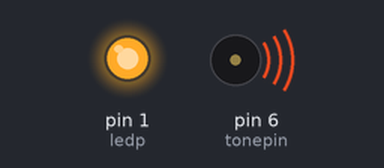
Recording of a sketch running on a simulated Arduino Uno, built with avr-gcc and run on an emulated ATmega328P. On the bench: output pins drawn as LEDs (lit = HIGH), buzzer (waves = sounding).

Above: at 0.1 s.
Timing chart, 0 to 40.0 s (numbered marks = the images above):
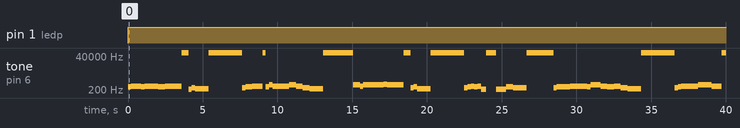

Measured:
- by itself, pin 1 (ledp): LOW → HIGH at 0.00 s
- by itself, tone on pin 6 (tonepin): plays 330 Hz for 0.23 s, 350 Hz for 0.68 s, 330 Hz for 0.23 s, 350 Hz for 0.90 s, 330 Hz for 0.45 s, 350 Hz for 1.1 s … (61 notes in this stretch)

The sketch:

piano.ino
```cpp
#define NTD0 -1
#define NTD1 294
#define NTD2 330
#define NTD3 350
#define NTD4 393
#define NTD5 441
#define NTD6 495
#define NTD7 556

#define NTDL1 147
#define NTDL2 165
#define NTDL3 175
#define NTDL4 196
#define NTDL5 221
#define NTDL6 248
#define NTDL7 278

#define NTDH1 589
#define NTDH2 661
#define NTDH3 700
#define NTDH4 786
#define NTDH5 882
#define NTDH6 990
#define NTDH7 112
//c pinlv
#define WHOLE 1
#define HALF 0.5
#define QUARTER 0.25
#define EIGHTH 0.25
#define SIXTEENTH 0.625

int tune[]=
{
  NTD2,NTD3,
  // wo zai

  NTD2,NTD3,NTD3,NTD2,NTD2,NTD3,NTD0,NTDL5,NTD1,
  // we huan lu de li bian xiang zhe

  NTDL6,NTD0,NTD0,NTD0,NTD1,NTD2,
  // ni  ni zai

  NTD2,NTD3,NTD0,NTD2,NTD5,NTD3,NTD5,NTD3,NTD1,
  // yuan fang de shan shang chun feng shi

  NTDL6,NTD0,NTD0,NTD0,NTD5,NTD5,NTD3,
  //li  jin tian de

  NTD5,NTD5,NTD6,NTD5,NTD0,NTD1,NTD2,
  // feng cui xiang ni  xiale

  NTDL6,NTD0,NTD0,NTD0,NTD1,NTD2,
  //yu wo shuo

  NTD3,NTD2,NTD3,NTDL5,NTD0,NTDL5,NTDL5,NTD2,
  //suo you de jiu dou bu ru

  NTD1,NTD0,NTD0,NTD1,NTD2,
  // ni wo zai

  NTD2,NTD3,NTD3,NTD3,NTD2,NTD5,NTD5,NTD3,NTD3,NTD2,NTD3,NTD1,
  //gu lou de ye se zhong wei ni chang hua xiang zi

  NTDL6,NTD0,NTD0,NTD0,NTD1,NTD2,
  //lai zai bie

  NTD3,NTD3,NTD5,NTD5,NTD3,NTD0,NTDL5,NTD1,
  //chu chen mo xiang yu he qi

  NTDL6,NTD0,NTD0,NTD0,NTD5,NTD5,NTD3,
  //dai fei ji fei

  NTD5,NTD5,NTD3,NTD3,NTD5,NTD0,NTDL5,NTD1,
  //guo che shui ma long de cheng

  NTDL6,NTD0,NTD0,NTD0,NTD1,NTD2,
  //shi qian li

  NTD3,NTDL5,NTD0,NTDL5,NTD2,
  //zhi wai bu li

  NTD1,NTD0,NTD0,NTD3,NTD3,NTD3,NTD5,
  //kai   ba suo you de

  NTD6,NTD6,NTD5,NTD6,NTDH1,NTDH1,NTDH1,NTD7,NTD3,
  // chun tian dou rou jin le yige qing

  NTD5,NTD0,NTD0,NTD3,NTD3,NTD3,NTD5,NTD5,
  // cheng  ba suo you ting bu

  NTD6,NTD6,NTD6,NTD5,NTD6,NTD5,NTDH2,NTDH1,NTDH1,NTD7,NTD2,
  //xia de yan yu  bian cheng mimi guan shang le

  NTD3,NTD0,NTD0,NTD0,NTD3,NTD2,NTD1,
  // men mo min de

  NTD2,NTD3,NTD2,NTD1,NTD2,NTDL5,NTDL5,NTD6,NTD5,NTD2,
  //qin su a  qing wen shei lai jiang ta dai

  NTD2,NTD3,NTD0,NTD0,NTD3,NTD2,NTD1,
  //zou ne  zhi hao ba

  NTD2,NTD2,NTD2,NTD1,NTD2,NTDL6,NTD1,NTD2,
  // sui yue hua cheng ge  liu zai shan

  NTD1,NTD0,NTD0,NTD3,NTD3,NTD3,NTD5,
  //he  ba suo you de

  NTD6,NTD6,NTD5,NTD6,NTDH1,NTDH1,NTDH1,NTD7,NTD3,
  // chuan tian dou rou jin le yi ge qing

  NTD5,NTD0,NTD0,NTD3,NTD3,NTD3,NTD5,NTD5,
  //cheng  ba suo you ting bu

  NTD6,NTD6,NTD6,NTD5,NTD6,NTD5,NTDH2,NTDH1,NTDH1,NTD7,NTD2,
  //xia de yan yu bian cheng mi mi guan shang le

  NTD3,NTD0,NTD0,NTD0,NTD3,NTD2,NTD1,
  // men mo ming de

  NTD2,NTD3,NTD2,NTD1,NTD2,NTDL5,NTDL5,NTD6,NTD5,NTD2,
  //qin su a qin wen shei lai jiang ta dai

  NTD2,NTD3,NTD0,NTD0,NTD3,NTD2,NTD1,
  //zou ne zhi hao ba

  NTD2,NTD2,NTD2,NTD1,NTD2,NTDL6,NTD1,NTD2,
  //sui yue hua cheng ge liu zai shan

  NTD1,NTD0,NTD0,NTD2,NTD3,
  //he wo zai

  NTD2,NTD3,NTD3,NTD3,NTD2,NTD3,NTD0,NTD5,NTD1,
  //er huan lu de li bian xiang zhe

  NTD6,NTD0,NTD0,NTD0,NTD1,NTD2,
  // ni ni zai

  NTD2,NTD3,NTD0,NTD2,NTD5,NTD3,NTD5,NTD3,
  //yuan fang de shan shang chun feng shi

  NTD6,NTD0,NTD0,NTD0,NTD5,NTD5,NTD3,
  //li jin tian de

  NTD5,NTD5,NTD5,NTD6,NTD5,NTD0,NTD1,NTD2,
  //feng you cui xiang ni xia le

  NTDL6,NTD0,NTD0,NTD0,NTD1,NTD2,
  //yu wo shuo

  NTD3,NTD2,NTD3,NTDL5,NTD0,NTDL5,NTDL5,NTD2,
  //suo you de jiu dou bu ru

  NTD1,NTD0,
  //ni
};
float durt[]=
{
  0.25,0.75,
  // wo zai

  0.25,0.75,0.25,0.25,0.25,1.25,0.5,0.25,0.25,
   // er huan lu de li bian xiang zhe

  1,1,1,0.5,0.25,0.25,
  // ni  ni zai

  0.25,0.75,0.25,0.25,0.25,1.25,0.5,0.5,0.5,
  // yuan fang de shan shang chun feng shi

  1,1,1,0.25,0.25,0.25,0.25,
 //li  jin tian de

  1,0.5,0.25,1.25,0.5,0.25,0.25,
  // feng cui xiang ni  xiale

  1,1,1,0.5,0.25,0.25,
  //yu wo shuo

  0.25,0.25,0.25,0.375,0.75,0.25,0.5,0.5,
  //suo you de jiu dou bu ru

  1,1,1,0.25,0.75,
  // ni wo zai

  0.25,0.5,0.25,0.5,0.25,0.5,0.25,0.25,0.25,0.5,0.5,0.5,
  //gu lou de ye se zhong wei ni chang hua xiang zi

  1,1,1,0.5,0.25,0.25,
  //lai zai bie

  1,0.25,0.75,0.25,0.75,0.5,0.25,0.25,
  //chu chen mo xiang yu he qi

  1,1,1,0.25,0.25,0.25,0.25,
  //dai fei ji fei

  1,0.5,0.25,0.5,0.75,0.25,0.5,0.25,
  //guo che shui ma long de cheng

  1,1,1,0.5,0.25,0.25,
  //shi qian li

  0.25,1.35,1,0.5,0.5,
  //zhi wai bu li

  1,1,0.25,0.25,0.5,0.5,0.5,
  //kai   ba suo you de

  0.5,1,0.5,0.5,0.5,0.5,0.5,0.5,0.5,
  // chun tian dou rou jin le yige qing

  1,1,0.75,0.25,0.25,0.25,0.25,0.25,
  // cheng  ba suo you ting bu

  0.25,0.25,0.25,0.25,0.5,0.25,0.5,0.75,0.5,0.5,0.5,
  //xia de yan yu  bian cheng mimi guan shang le

  1,1,1,0.25,0.25,0.25,0.25,
  // men mo min de

  0.5,0.25,0.75,0.25,0.75,0.25,0.25,0.25,0.5,0.25,
  //qin su a  qing wen shei lai jiang ta dai

  0.25,1.5,1,0.25,0.25,0.25,0.25,
  //zou ne  zhi hao ba

  0.5,0.5,0.5,0.25,1.25,0.5,0.5,0.5,
  // sui yue hua cheng ge  liu zai shan

  1,1,0.5,0.25,0.25,0.25,0.25,0.25,
  //he  ba suo you de

  0.25,0.25,0.25,0.25,0.5,0.25,0.5,0.75,0.5,0.5,0.5,
  // chuan tian dou rou jin le yi ge qing

  1,1,1,0.25,0.25,0.25,0.25,
  //cheng  ba suo you ting bu

  0.5,0.25,1.25,0.25,1.25,0.25,0.25,0.25,0.5,0.25,
  //xia de yan yu bian cheng mi mi guan shang le

  0.25,0.75,1,0.25,0.25,0.25,0.25,
  // men mo ming de

  0.5,0.5,0.5,0.25,1.25,0.5,0.5,0.5,
  //qin su a qin wen shei lai jiang ta dai

  1,1,1,0.25,0.75,
  //zou ne zhi hao ba

  0.25,0.75,0.25,0.25,0.25,1.25,0.5,0.25,0.25,
  //sui yue hua cheng ge liu zai shan

  1,1,1,0.25,0.75,
  //he wo zai

  0.25 ,0.75,0.25,0.25,0.25,1.25,0.5,0.25,0.25,
  //er huan lu de li bian xiang zhe

  1,1,1,0.5,0.25,0.25,
  // ni ni zai

  0.25,0.75,0.25,0.25,0.25,1.25,0.5,0.5,0.5,
  //yuan fang de shan shang chun feng shi

  1,1,1,0.25,0.25,0.25,0.25,
  //li jin tian de

  0.75,0.25,0.5,0.25,1.25,0.5,0.25,0.25,
  //feng you cui xiang ni xia le

  1,1,1,0.5,0.25,0.25,
  //yu wo shuo

  0.25,0.25,0.25,1.25,0.75,0.25,0.5,0.5,
  //suo you de jiu dou bu ru

  1,1,
  //ni


};

int length;
int tonepin=6;
int ledp=1;
void setup()
{
  pinMode(tonepin,OUTPUT);
  pinMode(ledp,OUTPUT);
  length=sizeof(tune)/sizeof(tune[0]);
}
void loop()
{
  for(int x=0;x<length;x++)
  {
    tone(tonepin,tune[x]);
    digitalWrite(ledp, HIGH);
    delay(900*durt[x]);
    noTone(tonepin);

  }
  delay(2000);
}

// huan le song
//----------------------
//   NTD3,NTD3,NTD4,NTD5,
//   NTD5,NTD4,NTD3,NTD2,
//   NTD1,NTD1,NTD2,NTD3,
//   NTD3,NTD2,NTD2,
//   NTD3,NTD3,NTD4,NTD5,
//   NTD5,NTD4,NTD3,NTD2,
//   NTD1,NTD1,NTD2,NTD3,
//   NTD2,NTD1,NTD1,
//   NTD2,NTD2,NTD3,NTD1,
//   NTD2,NTD3,NTD4,NTD3,NTD1,
//   NTD2,NTD3,NTD4,NTD3,NTD2,
//   NTD1,NTD2,NTDL5,NTD0,
//   NTD3,NTD3,NTD4,NTD5,
//   NTD5,NTD4,NTD3,NTD4,NTD2,
//   NTD1,NTD1,NTD2,NTD3,
//   NTD2,NTD1,NTD1
//   1,1,1,1,
//   1,1,1,1,
//   1,1,1,1,
//   1+0.5,0.5,1+1,
//   1,1,1,1,
//   1,1,1,1,
//   1,1,1,1,
//   1+0.5,0.5,1+1,
//   1,1,1,1,
//   1,0.5,0.5,1,1,
//   1,0.5,0.5,1,1,
//   1,1,1,1,
//   1,1,1,1,
//   1,1,1,0.5,0.5,
//   1,1,1,1,
//   1+0.5,0.5,1+1,
```

c.cpp
```cpp

```
